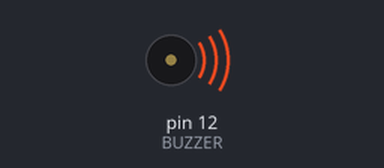
Recording of a sketch running on a simulated Arduino Uno, built with avr-gcc and run on an emulated ATmega328P. Parts: buzzer (waves = sounding).

Above: at 0.2 s.
At 6.7 s:
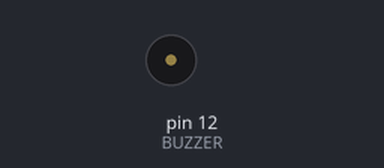
Timing chart, 0 to 8.3 s (numbered marks = the images above):
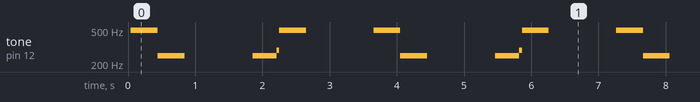

The sketch:

Buzzer.ino
```cpp
#define BUZZER 12
void setup() {
  pinMode(BUZZER,OUTPUT);
}

void loop() {
  soundone();
  delay(1000);
  soundtwo();
  delay(1000);
}
void soundone(){
    unsigned char i,j;

  for(i=0;i<5;i++)

  {

    for(i=0;i<200;i++)

    {

      digitalWrite(BUZZER,HIGH);

      delay(1);//Change this could adjust voice

      digitalWrite(BUZZER,LOW);

      delay(1);

    }

    for(i=0;i<100;i++)

    {
      digitalWrite(BUZZER,HIGH);

      delay(2);

      digitalWrite(BUZZER,LOW);

      delay(2);
    }
  }

}
void soundtwo(){
    unsigned char i,j;

  for(i=0;i<5;i++)

  {

    for(i=0;i<100;i++)

    {

      digitalWrite(BUZZER,HIGH);

      delay(2);//Change this could adjust voice

      digitalWrite(BUZZER,LOW);

      delay(2);

    }

    for(i=0;i<200;i++)

    {
      digitalWrite(BUZZER,HIGH);

      delay(1);

      digitalWrite(BUZZER,LOW);

      delay(1);
    }
  }

}
```

Measured:
- by itself, tone on pin 12 (BUZZER): repeats every 3.6 s: 249 Hz 0.40 s, silent 1.0 s, 249 Hz 0.36 s, 288 Hz 0.04 s, 496 Hz 0.40 s, silent 1.0 s, 496 Hz 0.40 s
